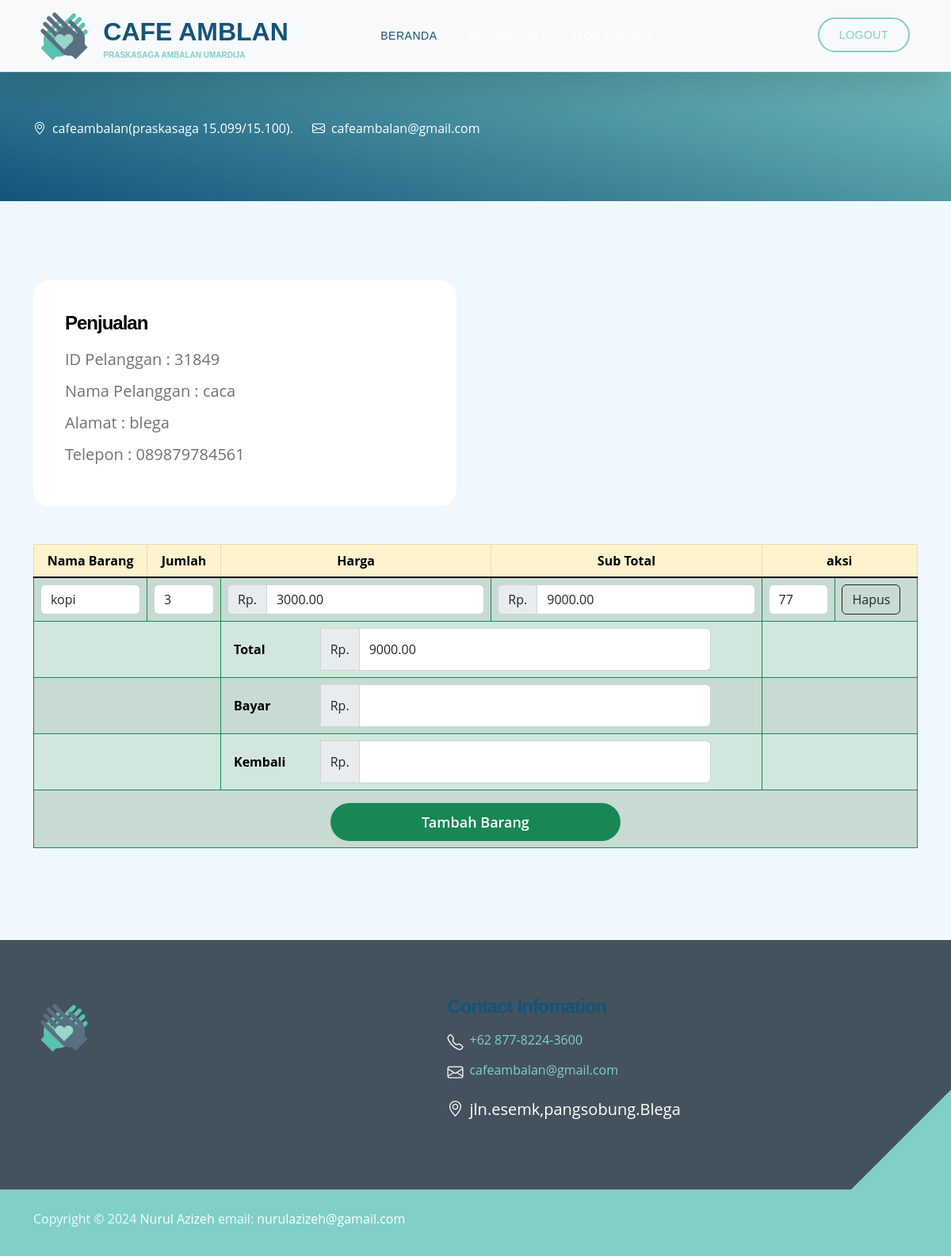
/petugas/detail_penjualan_v.php?id_pelanggan=31849 (signed in), run on the app's committed database.
### tables this page shows
CREATE TABLE `tb_penjualan` (
  `id_penjualan` int(11) NOT NULL,
  `tgl_penjualan` date NOT NULL,
  `total` decimal(10,2) NOT NULL,
  `id_pelanggan` int(11) NOT NULL,
  `id_login` int(11) NOT NULL
);

CREATE TABLE `tb_pelanggan` (
  `id_pelanggan` int(11) NOT NULL,
  `nama_pelanggan` varchar(50) NOT NULL,
  `alamat_pelanggan` text NOT NULL,
  `telepon_pelanggan` varchar(20) NOT NULL
);

CREATE TABLE `tb_detail_penjualan` (
  `id_detail_penjualan` int(11) NOT NULL,
  `id_penjualan` int(11) NOT NULL,
  `id_barang` int(11) NOT NULL,
  `jumlah_barang` int(11) NOT NULL,
  `sub_total` decimal(10,2) NOT NULL
);

CREATE TABLE `tb_barang` (
  `id_barang` int(11) NOT NULL,
  `nama_barang` varchar(255) NOT NULL,
  `stok_barang` int(11) NOT NULL,
  `harga_barang` decimal(10,2) NOT NULL
);

### petugas/detail_penjualan_v.php (the view, shortened to what this page needs)
<?php
include('../config.php');
    include('header.php');
    include('inavbar.php');
$id_pelanggan = $_GET['id_pelanggan'];
  $sql = mysqli_query($koneksi, "SELECT * FROM tb_pelanggan INNER JOIN tb_penjualan ON tb_pelanggan.id_pelanggan = tb_penjualan.id_pelanggan");
  foreach ($sql as $pelanggan) {
    if ($pelanggan['id_pelanggan'] == $id_pelanggan) {
  ?>
<section class="section-padding section-bg" id="section_2">
      <div class="container">
          <div class="row">
      <div class="row">
        <div class="col-lg-6 col-md-6 col-12">
          <div class="custom-text-box mb-lg-0">
            <h5 class="mb-3">Penjualan</h5>
        <ul class="custom-list mt-2">
          <li class="custom-list-item d-flex">
          ID Pelanggan : <?= $pelanggan['id_pelanggan'] ?>
          </li>
          <li class="custom-list-item d-flex">
          Nama Pelanggan : <?=$pelanggan['nama_pelanggan'] ?>
          </li>
          <li class="custom-list-item d-flex">
          Alamat : <?= $pelanggan['alamat_pelanggan'] ?>
          </li>
          <li class="custom-list-item d-flex">
          Telepon : <?= $pelanggan['telepon_pelanggan'] ?>
          </li>
        </ul>
          </div>
      </div>
    </div>
  </div>
                <br>
                <br>
  <table class="table table-bordered border-success  table-success table-striped ">
      <thead class="table-warning">
        <th style="text-align: center;">Nama Barang</th>
        <th style="text-align: center;">Jumlah</th>
        <th style="text-align: center;">Harga</th>
        <th style="text-align: center;">Sub Total</th>
        <th colspan="2" style="text-align: center;">aksi</th>
        </thead>
        <tbody class="table-group-divider">
<?php
  $data = mysqli_query($koneksi, "SELECT * FROM tb_detail_penjualan");
  $dataBarang = mysqli_query($koneksi, "SELECT * FROM tb_barang");
  foreach ($data as $detail) {
  if ($detail['id_penjualan'] == $pelanggan['id_penjualan']) {
  foreach ($dataBarang as $barang) {
  if ($barang['id_barang'] == $detail['id_barang']) {
  $harga_barang =  $barang['harga_barang'];
  $stok_barang = $barang['stok_barang'];
    }
  }
?>
        <th>
        <form action="m_update_barang_detail.php" method="post">
        <select name="id_barang" id="" onchange="this.form.submit()"  class="form-control">
        <?php
          foreach ($dataBarang as $barang) {
          ?> <option value="<?= $barang['id_barang'] ?>" <?php if ($barang['id_barang'] == $detail['id_barang']) echo "selected"; ?>><?= $barang['nama_barang'] ?></option>
        <?php } ?>
        </select>
        </form>
        </th>
      <form action="m_hitung_sub_total.php" method="post">
      <th class="col-lg-1   form-check-group">
            <input type="number" class="form-control" name="jumlah_barang" value="<?= $detail['jumlah_barang'] ?>" tabindex="1" onchange="this.form.submit()">
      </th>
      <th>
      <div class="input-group">
        <span class="input-group-text" id="basic-addon1">Rp.</span>
          <input type="text" class="form-control"  aria-label="Username" aria-describedby="basic-addon1" name="harga_barang" id="" value="<?= $harga_barang ?>" readonly>
      </div>
       </th>
      <th>
      <div class="input-group">
        <span class="input-group-text" id="basic-addon1">Rp.</span>
          <input type="text" class="form-control"  aria-label="Username" aria-describedby="basic-addon1" name="sub_total" id="" value="<?= $detail['sub_total'] ?>" readonly>
      </div>
      </th>
      <th class="col-lg-1   form-check-group">
        <input type="text" class="form-control" name="stok_barang" value="<?= $stok_barang ?>" readonly>
      </th>
    </form>
              <th>
                  <form action="m_hapus_detail_barang.php" method="post">
                    <input class="btn btn-outline-dark" type="submit" value="Hapus">
                  </form>
                </th>
        <?php   }
        }
        ?>
        <form action="m_hitung_total.php" method="post">
          <tr>
            <?php
            $hitung = mysqli_query($koneksi, "SELECT SUM(sub_total) AS Total FROM tb_detail_penjualan WHERE id_penjualan='$pelanggan[id_penjualan]'");
            $total = mysqli_fetch_assoc($hitung);
            ?>
            <th colspan="2"></th>
            <th colspan="2"  >
            <div class="col-lg-11 col-12 form-check-group">
            <div class="input-group" >
              <label for="" class="col-lg-2 col-form-label m-2">Total</label>
              <span class="input-group-text" id="basic-addon1">Rp.</span>
              <input type="text" class="form-control"  aria-label="Username" aria-describedby="basic-addon1" name="total" id="" value="<?= $total['Total'] ?>" readonly>
            </div>
            </div>
            </th>
            <th colspan="2"></th>
          </tr>
          <tr>
            <th colspan="2"></th>
            <th colspan="2" valign="center" >
            <div class="col-lg-11 col-12 form-check-group">
            <div class="input-group">
            <label for="" class=" col-lg-2 col-form-label m-2">Bayar</label>
              <span class="input-group-text" id="basic-addon1">Rp.</span>
              <input type="number" name="bayar" id="bayar" onchange="this.form.submit()" tabindex="1" class="form-control"   aria-label="Username" aria-describedby="basic-addon1">
            </div>
            </div>
            </th>
            <th colspan="2"></th>
          </tr>
          <tr>
            <th colspan="2"></th>
            <th colspan="2">
            <div class="col-lg-11 col-12 form-check-group">
            <div class="input-group">
            <label for="" class="col-lg-2 col-form-label m-2">Kembali</label>
              <span class="input-group-text" id="basic-addon1">Rp.</span>
                <input type="number" name="kembali" id="" value="<?php if (isset($_GET['kembali'])) {  echo    $kembali = $_GET['kembali'];
                  } ?>" class="form-control"  aria-label="Username" aria-describedby="basic-addon1" name="total" id=""  readonly>
            </div>
            </div>
            </th>
           <th colspan="2"></th>
          </tr>
        </form>
          <tr>
            <th  colspan="6" class="text-center">
              <div class="row">
               <div class="col">
                 <form action="detail_penjualan_m.php" method="post">
                 <input type="submit" value="Tambah Barang" class="col-lg-4 custom-btn btn  text-bg-success mt-2">
               </div>
              </div>
            </th>
          </tr>
    </tbody>
  </table>
  </section>
<?php }
  } ?>
<?php
    include('footer.php');

### css/templatemo-kind-heart-charity.css (style rules this page uses)
:root { --white-color: #ffffff; --primary-color: #5bc1ac; --secondary-color: #5a6f80; --section-bg-color: #f0f8ff; --site-footer-bg-color: #44525d; --custom-btn-bg-color: #597081; --custom-btn-bg-hover-color: #5bc1ac; --dark-color: #000000; --p-color: #717275; --border-color: #e9eaeb; --body-font-family: 'Metropolis', sans-serif; --h1-font-size: 52px; --h2-font-size: 46px; --h3-font-size: 32px; --h4-font-size: 28px; --h5-font-size: 24px; --h6-font-size: 22px; --p-font-size: 16px; --btn-font-size: 18px; --copyright-font-size: 14px; --border-radius-large: 100px; --border-radius-medium: 20px; --border-radius-small: 10px; --font-weight-light: 300; --font-weight-normal: 400; --font-weight-semibold: 600; --font-weight-bold: 700; }
body { background-color: var(--white-color); font-family: var(--body-font-family); }
h2, h3, h4, h5, h6 { color: var(--dark-color); }
h1, h2, h3, h4, h5, h6 { font-weight: var(--font-weight-semibold); letter-spacing: -1px; }
h5 { color: var(--primary-color); font-size: var(--h5-font-size); }
ul li { color: var(--p-color); font-size: var(--p-font-size); font-weight: var(--font-weight-normal); }
.section-padding { padding-top: 100px; padding-bottom: 100px; }
.section-bg { background-color: var(--section-bg-color); }
.custom-list { margin-bottom: 0; padding-left: 0; }
.custom-list-item { list-style: none; margin-top: 10px; margin-bottom: 10px; }
.custom-text-box { background: var(--white-color); border-radius: var(--border-radius-medium); margin-bottom: 24px; padding: 40px; }
.custom-btn { background: var(--secondary-color); border: 2px solid transparent; border-radius: var(--border-radius-large); color: var(--white-color); font-size: var(--btn-font-size); font-weight: var(--font-weight-normal); line-height: normal; padding: 15px 25px; }

### css/templatemo-topic-listing.css (style rules this page uses)
:root { --white-color: #ffffff; --primary-color: #13547a; --secondary-color: #80d0c7; --section-bg-color: #f0f8ff; --custom-btn-bg-color: #80d0c7; --custom-btn-bg-hover-color: #13547a; --dark-color: #000000; --p-color: #717275; --border-color: #7fffd4; --link-hover-color: #13547a; --body-font-family: 'Open Sans', sans-serif; --title-font-family: 'Montserrat', sans-serif; --h1-font-size: 58px; --h2-font-size: 46px; --h3-font-size: 32px; --h4-font-size: 28px; --h5-font-size: 24px; --h6-font-size: 22px; --p-font-size: 20px; --menu-font-size: 14px; --btn-font-size: 18px; --copyright-font-size: 16px; --border-radius-large: 100px; --border-radius-medium: 20px; --border-radius-small: 10px; --font-weight-normal: 400; --font-weight-medium: 500; --font-weight-semibold: 600; --font-weight-bold: 700; }
body { background-color: var(--white-color); font-family: var(--body-font-family); }
h2, h3, h4, h5, h6 { color: var(--dark-color); }
h1, h2, h3, h4, h5, h6 { font-family: var(--title-font-family); font-weight: var(--font-weight-semibold); }
h5 { font-size: var(--h5-font-size); }
ul li { color: var(--p-color); font-size: var(--p-font-size); font-weight: var(--font-weight-normal); }
.section-padding { padding-top: 100px; padding-bottom: 100px; }
.section-bg { background-color: var(--section-bg-color); }
.custom-btn { background: var(--custom-btn-bg-color); border: 2px solid transparent; border-radius: var(--border-radius-large); color: var(--white-color); font-size: var(--btn-font-size); font-weight: var(--font-weight-semibold); line-height: normal; transition: all 0.3s; padding: 10px 20px; }

### data on the page
tb_penjualan: id_pelanggan "31849", id_pelanggan.nama_pelanggan "caca", id_pelanggan.alamat_pelanggan "blega", id_pelanggan.telepon_pelanggan "089879784561", total "9000.00"
tb_detail_penjualan: id_barang "kopi", jumlah_barang "3", harga_barang "3000.00", sub_total "9000.00", stok_barang "77"
